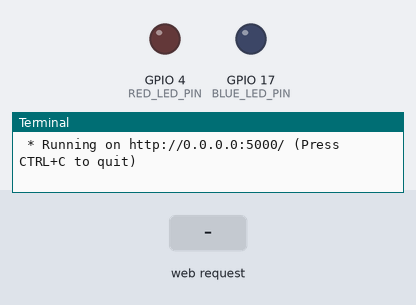
The program below on a simulated Raspberry Pi (BCM pin numbers). Parts: output pins drawn as LEDs (lit = HIGH), the last lines printed to the terminal. The test bench sets the inputs (shaded band). The clock reads 2024-03-15 10:24:30 at power-on unless the program sets it.

Above: at 1.2 s.
1.3 s: HTTP request for /led/red/on received
At 2.0 s:
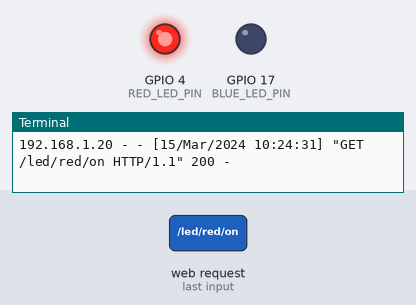
2.8 s: HTTP request for /led/blue/on received
At 3.2 s:
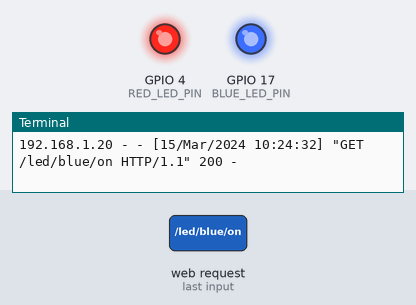
4.3 s: HTTP request for /led/red/off received
At 5.5 s:
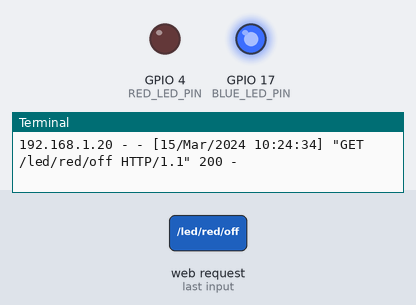
Timing chart, 0 to 7.3 s (numbered marks = the images above; inputs shaded):
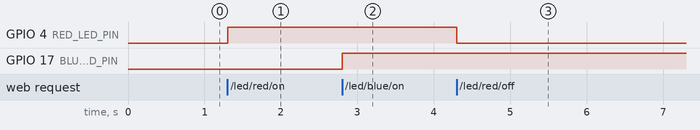

The program:

flask_led_task2.py
```python
from flask import Flask, render_template
import RPi.GPIO as GPIO

RED_LED_PIN = 4
BLUE_LED_PIN= 17

app = Flask(__name__)

GPIO.setmode(GPIO.BCM)
GPIO.setup(RED_LED_PIN, GPIO.OUT)
GPIO.setup(BLUE_LED_PIN, GPIO.OUT)

@app.route("/")
def home():
    return render_template("led2.html", title="LED ON/OFF")

@app.route("/led/<color>/<op>")
def led_color_op(color, op):
    if color == "red":
        if op == "on":
            GPIO.output(RED_LED_PIN, GPIO.HIGH)
            return "RED LED ON"
        elif op == "off":
            GPIO.output(RED_LED_PIN, GPIO.LOW)
            return "RED LED OFF"
    elif color == "blue":
        if op == "on":
            GPIO.output(BLUE_LED_PIN, GPIO.HIGH)
            return "BLUE LED ON"
        elif op == "off":
            GPIO.output(BLUE_LED_PIN, GPIO.LOW)
            return "BLUE LED OFF"

if __name__ == "__main__":
    try:
        app.run(host="0.0.0.0")
    finally:
        GPIO.cleanup()
```

Measured:
- after the input at 1.3 s, GPIO 4 (RED_LED_PIN): LOW → HIGH at once
- after the input at 2.8 s, GPIO 17 (BLUE_LED_PIN): LOW → HIGH at once
- after the input at 4.3 s, GPIO 4 (RED_LED_PIN): HIGH → LOW at once
